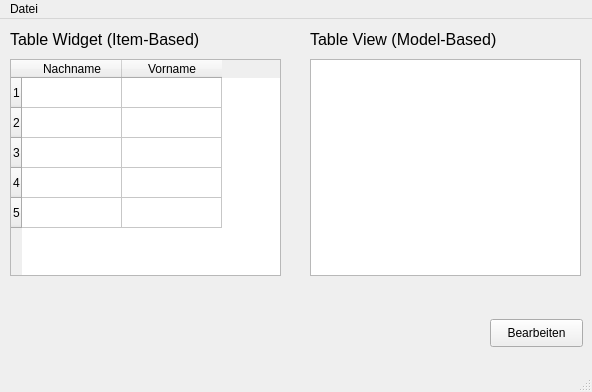
<?xml version="1.0" encoding="UTF-8"?>
<ui version="4.0">
 <class>MainWindow</class>
 <widget class="QMainWindow" name="MainWindow">
  <property name="geometry">
   <rect>
    <x>0</x>
    <y>0</y>
    <width>592</width>
    <height>392</height>
   </rect>
  </property>
  <property name="windowTitle">
   <string>MainWindow</string>
  </property>
  <widget class="QWidget" name="centralwidget">
   <widget class="QTableWidget" name="tblWidget_personen">
    <property name="enabled">
     <bool>true</bool>
    </property>
    <property name="geometry">
     <rect>
      <x>10</x>
      <y>40</y>
      <width>271</width>
      <height>217</height>
     </rect>
    </property>
    <property name="maximumSize">
     <size>
      <width>16777215</width>
      <height>16777215</height>
     </size>
    </property>
    <property name="editTriggers">
     <set>QAbstractItemView::NoEditTriggers</set>
    </property>
    <property name="selectionBehavior">
     <enum>QAbstractItemView::SelectRows</enum>
    </property>
    <property name="cornerButtonEnabled">
     <bool>false</bool>
    </property>
    <property name="rowCount">
     <number>5</number>
    </property>
    <property name="columnCount">
     <number>2</number>
    </property>
    <row>
     <property name="text">
      <string>1</string>
     </property>
    </row>
    <row>
     <property name="text">
      <string>2</string>
     </property>
    </row>
    <row>
     <property name="text">
      <string>3</string>
     </property>
    </row>
    <row>
     <property name="text">
      <string>4</string>
     </property>
    </row>
    <row>
     <property name="text">
      <string>5</string>
     </property>
    </row>
    <column>
     <property name="text">
      <string>Nachname</string>
     </property>
    </column>
    <column>
     <property name="text">
      <string>Vorname</string>
     </property>
    </column>
    <item row="0" column="0">
     <property name="text">
      <string/>
     </property>
    </item>
    <item row="0" column="1">
     <property name="text">
      <string/>
     </property>
    </item>
    <item row="3" column="0">
     <property name="text">
      <string/>
     </property>
    </item>
    <item row="3" column="1">
     <property name="text">
      <string/>
     </property>
    </item>
   </widget>
   <widget class="QLabel" name="label">
    <property name="geometry">
     <rect>
      <x>10</x>
      <y>0</y>
      <width>271</width>
      <height>41</height>
     </rect>
    </property>
    <property name="font">
     <font>
      <pointsize>12</pointsize>
     </font>
    </property>
    <property name="text">
     <string>Table Widget (Item-Based)</string>
    </property>
   </widget>
   <widget class="QTableView" name="tblView_personen">
    <property name="enabled">
     <bool>true</bool>
    </property>
    <property name="geometry">
     <rect>
      <x>310</x>
      <y>40</y>
      <width>271</width>
      <height>217</height>
     </rect>
    </property>
   </widget>
   <widget class="QLabel" name="label_2">
    <property name="geometry">
     <rect>
      <x>310</x>
      <y>0</y>
      <width>271</width>
      <height>41</height>
     </rect>
    </property>
    <property name="font">
     <font>
      <pointsize>12</pointsize>
     </font>
    </property>
    <property name="text">
     <string>Table View (Model-Based)</string>
    </property>
   </widget>
   <widget class="QPushButton" name="btn_edit">
    <property name="geometry">
     <rect>
      <x>490</x>
      <y>300</y>
      <width>93</width>
      <height>28</height>
     </rect>
    </property>
    <property name="text">
     <string>Bearbeiten</string>
    </property>
   </widget>
  </widget>
  <widget class="QMenuBar" name="menubar">
   <property name="geometry">
    <rect>
     <x>0</x>
     <y>0</y>
     <width>592</width>
     <height>26</height>
    </rect>
   </property>
   <widget class="QMenu" name="menuDatei">
    <property name="title">
     <string>Datei</string>
    </property>
    <addaction name="actionBearbeiten"/>
    <addaction name="actionSpeichern"/>
    <addaction name="separator"/>
    <addaction name="actionSchliesen"/>
   </widget>
   <addaction name="menuDatei"/>
  </widget>
  <widget class="QStatusBar" name="statusbar"/>
  <action name="actionBearbeiten">
   <property name="text">
    <string>Bearbeiten</string>
   </property>
  </action>
  <action name="actionSpeichern">
   <property name="enabled">
    <bool>true</bool>
   </property>
   <property name="text">
    <string>Speichern</string>
   </property>
  </action>
  <action name="actionSchliesen">
   <property name="text">
    <string>Schliesen</string>
   </property>
  </action>
 </widget>
 <resources/>
 <connections/>
</ui>
